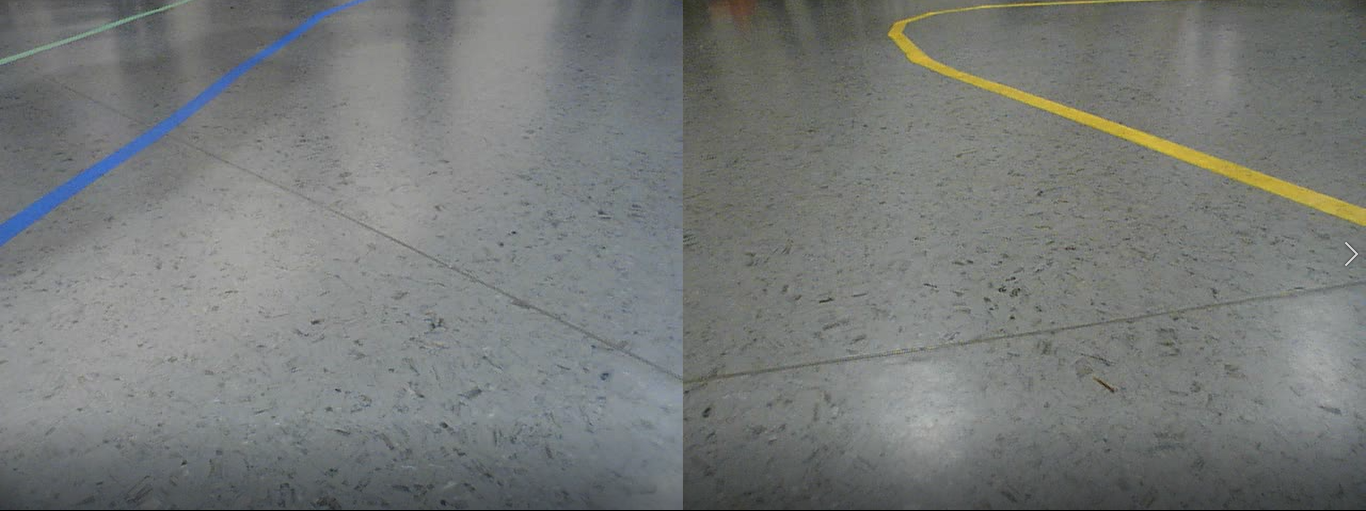
#> input picture track.PNG, 1366 x 511 px, given in place of the camera
$ python filtering_demo.py
#> lines starting #> are read from the running program, lines starting #| are printed output that depends on the picture; after the words box and inside, x2 and y2 are one past the last pixel; in counts of white or black regions, pixels touching at a corner belong together
# DRC Workshop 2 - Sample Code

# Import Relevant Libraries
import cv2
import numpy as np
import time

# Request Footage from Camera / Footage
cap = cv2.VideoCapture(0)

while(True):

    # Capture a Single Frame from the Camera
    _, frame = cap.read()
#> frame is the input picture: shape (511, 1366, 3); mean B, G, R 119.8, 121.4, 118.4

    # === Blurring the Image ===

    # Applying a Gaussian Blur - Efficient and Clean Blur
    blur_gaussian = cv2.GaussianBlur(frame, (5,5), 0)
    # Applying a Bilateral Filter - Good for Retaining Edges
    blur_bilateral = cv2.bilateralFilter(frame, 9, 75, 75)

    cv2.imshow('Original Frame', frame)
    cv2.imshow('Gaussian Blur', blur_gaussian)
    cv2.imshow('Bilateral Filter', blur_bilateral)

    # === Filtering Colours ===

    # Converting the Image to the HSV Colourspace
    hsv = cv2.cvtColor(blur_bilateral, cv2.COLOR_BGR2HSV)
#> hsv: shape (511, 1366, 3); mean H, S, V 67.2, 13.7, 123

    # Filtering a Colour
    mask = cv2.inRange(hsv, np.array([15, 50, 60]), np.array([25, 160, 130]))
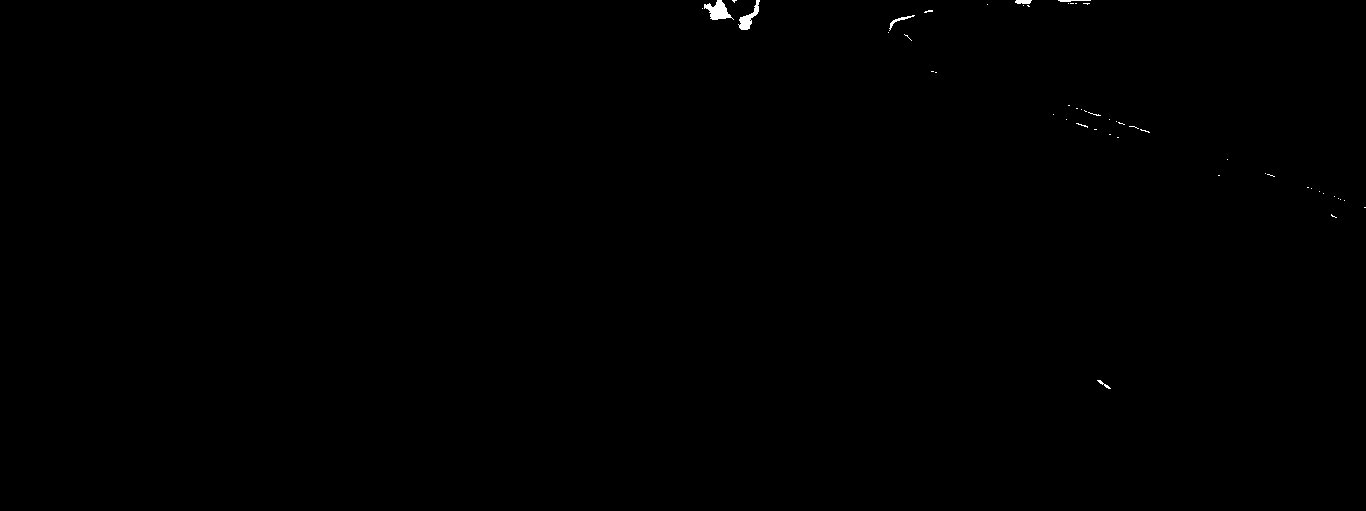
#> mask: shape (511, 1366); 0.13% white; 50 white regions (44 under 20 px), largest, box (x1, y1, x2, y2) and area: (704, 0, 734, 20) 318, (738, 0, 760, 30) 235, (889, 15, 915, 31) 74, (1015, 0, 1032, 4) 60, (1058, 0, 1091, 2) 44, (1097, 380, 1111, 389) 34

    # === Morphological Operations ===

    # Kernel for the Range of Morphological Operations
    kernel = np.ones((5,5), np.uint8)
    # Erodes borders of masks and noise
    erosion = cv2.erode(mask, kernel, iterations = 3)
#> erosion: shape (511, 1366); every value is 0
    # Dilates borders of masks
    dilation = cv2.dilate(mask, kernel, iterations = 3)
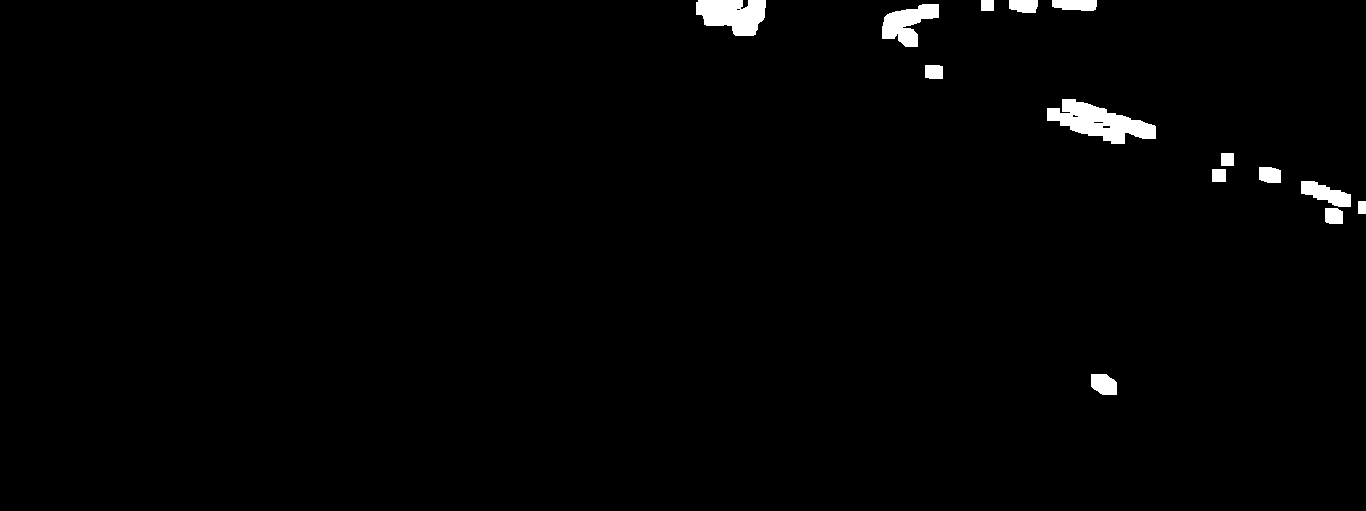
#> dilation: shape (511, 1366); 1.3% white; 14 white regions, largest, box (x1, y1, x2, y2) and area: (1047, 99, 1156, 144) 2534, (696, 0, 766, 36) 1874, (882, 4, 939, 47) 1360
    # Opening = Erosion -> Dilation
    # Good for removing noise from the background.
    open = cv2.morphologyEx(mask, cv2.MORPH_OPEN, kernel)
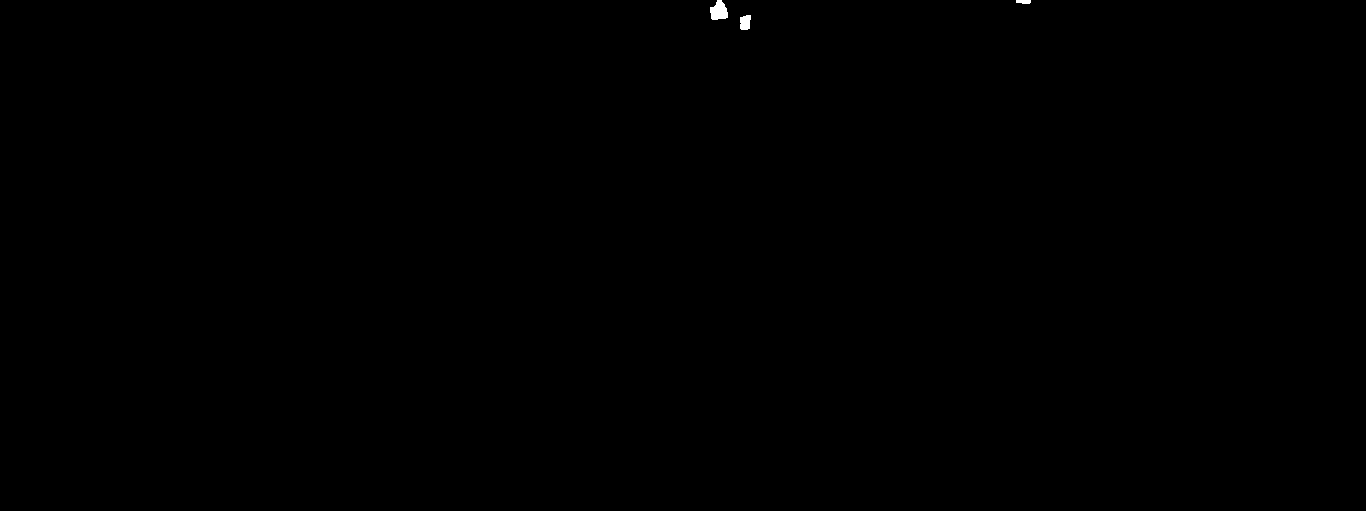
#> open: shape (511, 1366); 0.07% white; 3 white regions, box (x1, y1, x2, y2) and area: (710, 0, 728, 20) 263, (740, 15, 751, 30) 142, (1016, 0, 1031, 4) 53
    # Closing = Dilation -> Erosion
    # Good for removing noise from the foreground.
    close = cv2.morphologyEx(mask, cv2.MORPH_CLOSE, kernel)
#> close: shape (511, 1366); 0.14% white; 43 white regions (37 under 20 px)

    cv2.imshow('Original Mask', mask)
    cv2.imshow('Erosion Only', erosion)
    cv2.imshow('Dilation Only', dilation)
    cv2.imshow('Opening', open)
    cv2.imshow('Closing', close)

    # === Contour Detection ===

    # Detecting Contours
    contours, _ = cv2.findContours(mask, cv2.RETR_TREE, cv2.CHAIN_APPROX_SIMPLE)
#> contours = 51 contours, 47 with area under 20; largest, box (x1, y1, x2, y2) and area: (704, 0, 734, 20) 276, (738, 0, 760, 30) 195, (889, 15, 915, 31) 44, (1015, 0, 1032, 4) 42
    # Drawing the Outlines of the Contours
    contourFrame = frame
    cv2.drawContours(contourFrame, contours, -1, (0,0,255), 3)
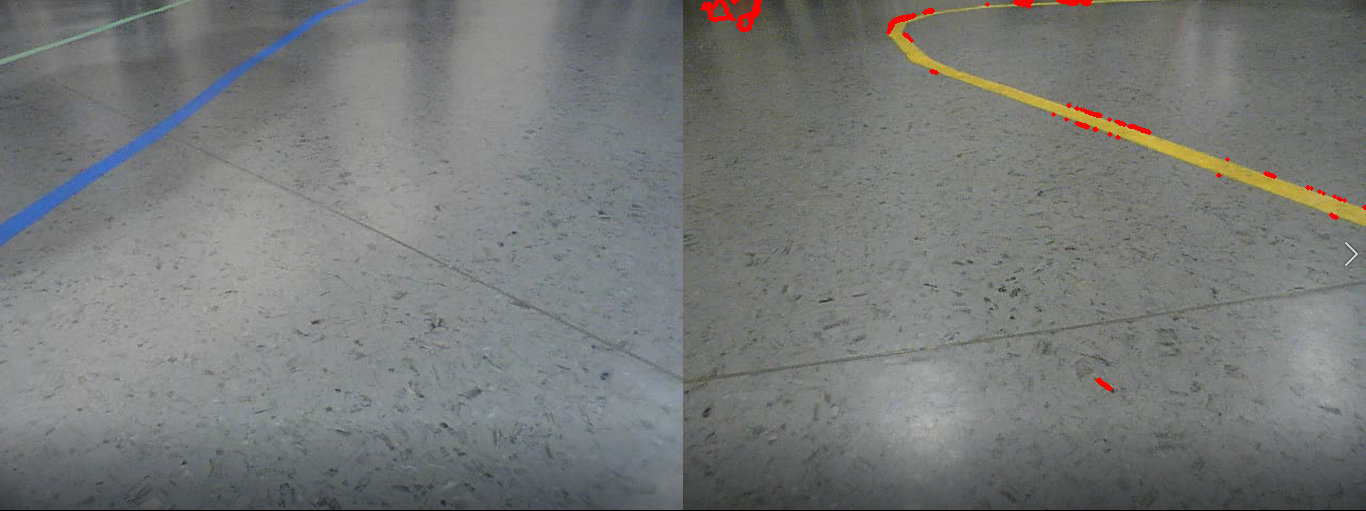
#> contourFrame: shape (511, 1366, 3); 0.32% of pixels changed, all inside (x1, y1, x2, y2) = (700, 0, 1366, 391)

    # === Canny Edges and Hough Line Transform ===
    # Using the Canny Edge Detection
    edges = cv2.Canny(frame, 100, 200)
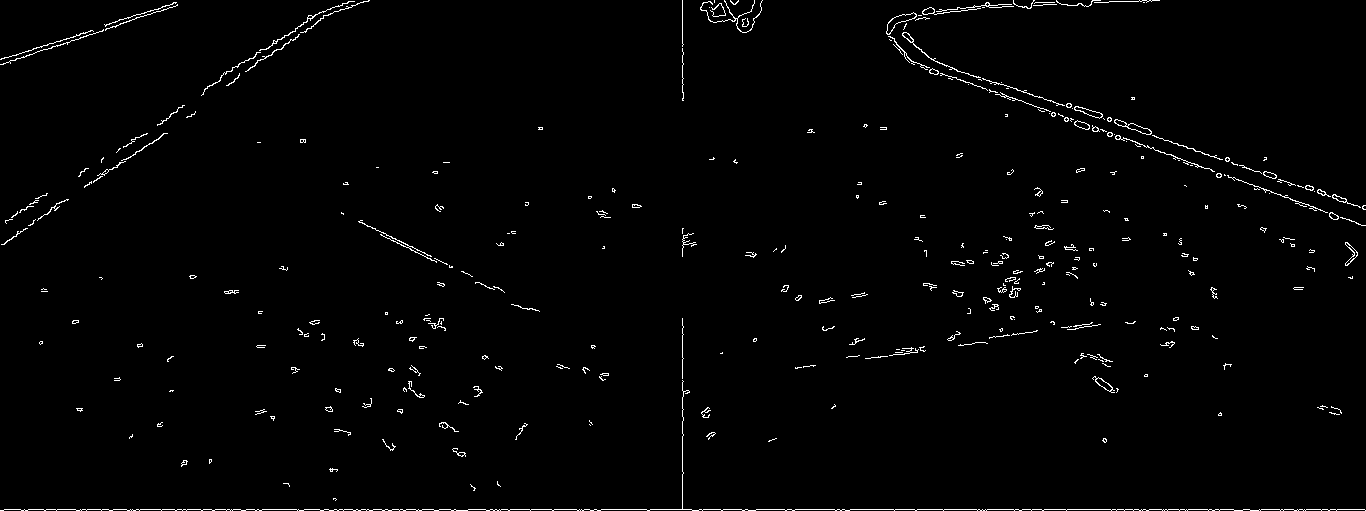
#> edges: shape (511, 1366); 1.4% white in thin lines or dots
    # Using Hough Line Transform to Detect and Draw Lines
    houghFrame = frame
    minLineLength = 10
    maxLineGap = 20
    lines = cv2.HoughLinesP(edges,1,np.pi/180,100,minLineLength,maxLineGap)
#> lines = 19 rows, first 6: [554, 509, 576, 509], [850, 509, 893, 509], [756, 509, 784, 509], [1067, 509, 1110, 509], [531, 509, 551, 509], [262, 509, 296, 509]
    for x1,y1,x2,y2 in lines[0]:
        cv2.line(houghFrame,(x1,y1),(x2,y2),(0,255,0),2)
#> this loop made 1 pass
#> houghFrame: shape (511, 1366, 3); 0.01% of pixels changed, all inside (x1, y1, x2, y2) = (553, 508, 578, 511)

    cv2.imshow('Original Frame', frame)
    cv2.imshow('Detected Canny Edges', edges)
    cv2.imshow('Hough Line Transform', houghFrame)


    # If the key 'q' is pressed, exit the program.
    if cv2.waitKey(5) & 0xFF == ord('q'):
#> (key q is pressed here)
        break

# End Video Capture and Close all Opened Windows
cap.release()
cv2.destroyAllWindows()
